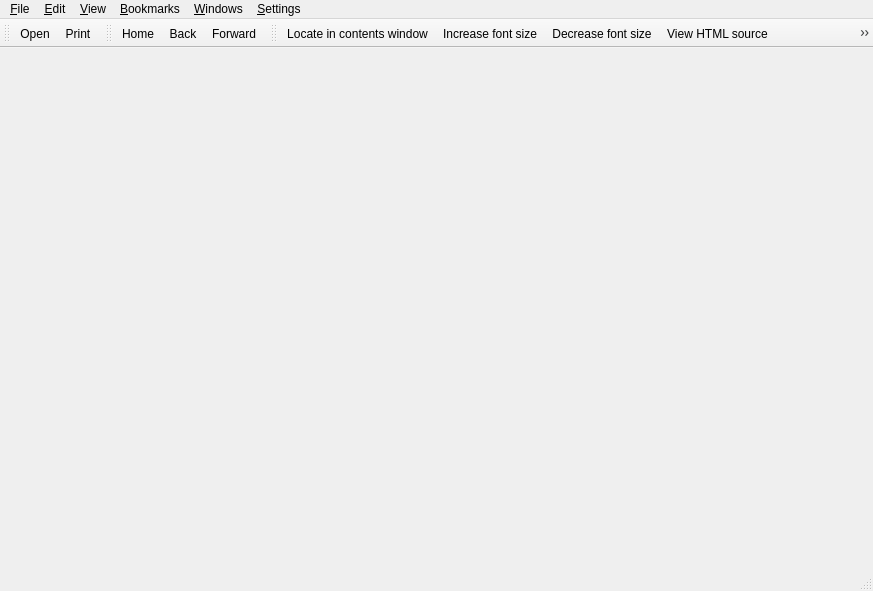
<ui version="4.0" >
 <class>MainWindow</class>
 <widget class="QMainWindow" name="MainWindow" >
  <property name="geometry" >
   <rect>
    <x>0</x>
    <y>0</y>
    <width>873</width>
    <height>591</height>
   </rect>
  </property>
  <property name="windowTitle" >
   <string>kchmviewer</string>
  </property>
  <widget class="QWidget" name="widget" />
  <widget class="QMenuBar" name="menubar" >
   <property name="geometry" >
    <rect>
     <x>0</x>
     <y>0</y>
     <width>873</width>
     <height>28</height>
    </rect>
   </property>
   <widget class="QMenu" name="menu_Settings" >
    <property name="title" >
     <string>&amp;Settings</string>
    </property>
    <addaction name="settings_SettingsAction" />
   </widget>
   <widget class="QMenu" name="menu_Bookmarks" >
    <property name="title" >
     <string>&amp;Bookmarks</string>
    </property>
    <addaction name="bookmark_AddAction" />
    <addaction name="separator" />
   </widget>
   <widget class="QMenu" name="menu_File" >
    <property name="title" >
     <string>&amp;File</string>
    </property>
    <addaction name="file_Open_action" />
    <addaction name="file_Print_action" />
    <addaction name="separator" />
    <addaction name="file_ExtractCHMAction" />
   </widget>
   <widget class="QMenu" name="menu_Edit" >
    <property name="title" >
     <string>&amp;Edit</string>
    </property>
    <addaction name="edit_Copy_action" />
    <addaction name="edit_SelectAll_action" />
    <addaction name="separator" />
    <addaction name="edit_FindAction" />
   </widget>
   <widget class="QMenu" name="menu_View" >
    <property name="title" >
     <string>&amp;View</string>
    </property>
    <addaction name="view_Increase_font_size_action" />
    <addaction name="view_Decrease_font_size_action" />
    <addaction name="view_View_HTML_source_action" />
    <addaction name="separator" />
    <addaction name="view_Toggle_fullscreen_action" />
    <addaction name="view_Toggle_contents_action" />
    <addaction name="view_Locate_in_contents_action" />
    <addaction name="separator" />
    <addaction name="view_Set_encoding_action" />
   </widget>
   <widget class="QMenu" name="menu_Windows" >
    <property name="title" >
     <string>&amp;Windows</string>
    </property>
    <addaction name="action_Close_window" />
    <addaction name="separator" />
   </widget>
   <addaction name="menu_File" />
   <addaction name="menu_Edit" />
   <addaction name="menu_View" />
   <addaction name="menu_Bookmarks" />
   <addaction name="menu_Windows" />
   <addaction name="menu_Settings" />
  </widget>
  <widget class="QToolBar" name="mainToolbar" >
   <property name="orientation" >
    <enum>Qt::Horizontal</enum>
   </property>
   <attribute name="toolBarArea" >
    <number>4</number>
   </attribute>
   <addaction name="file_Open_action" />
   <addaction name="file_Print_action" />
  </widget>
  <widget class="QToolBar" name="navToolbar" >
   <property name="orientation" >
    <enum>Qt::Horizontal</enum>
   </property>
   <attribute name="toolBarArea" >
    <number>4</number>
   </attribute>
   <addaction name="nav_actionHome" />
   <addaction name="nav_action_Back" />
   <addaction name="nav_actionForward" />
  </widget>
  <widget class="QToolBar" name="viewToolbar" >
   <property name="orientation" >
    <enum>Qt::Horizontal</enum>
   </property>
   <attribute name="toolBarArea" >
    <number>4</number>
   </attribute>
   <addaction name="view_Locate_in_contents_action" />
   <addaction name="view_Increase_font_size_action" />
   <addaction name="view_Decrease_font_size_action" />
   <addaction name="view_View_HTML_source_action" />
   <addaction name="bookmark_AddAction" />
   <addaction name="nav_actionPreviousPage" />
   <addaction name="nav_actionNextPageToc" />
  </widget>
  <widget class="QStatusBar" name="mainStatusBar" />
  <action name="file_Print_action" >
   <property name="icon" >
    <iconset resource="resources/images.qrc" >:/images/icon_print.png</iconset>
   </property>
   <property name="text" >
    <string>&amp;Print...</string>
   </property>
   <property name="iconText" >
    <string>Print</string>
   </property>
   <property name="toolTip" >
    <string>Print current page</string>
   </property>
   <property name="whatsThis" >
    <string>Prints currently opened page.</string>
   </property>
   <property name="shortcut" >
    <string>Ctrl+P</string>
   </property>
  </action>
  <action name="file_exit_action" >
   <property name="text" >
    <string>&amp;Quit</string>
   </property>
   <property name="iconText" >
    <string>Exit</string>
   </property>
   <property name="whatsThis" >
    <string>Exits the application</string>
   </property>
   <property name="shortcut" >
    <string>Ctrl+Q</string>
   </property>
  </action>
  <action name="edit_Copy_action" >
   <property name="icon" >
    <iconset resource="resources/images.qrc" >:/images/icon_copy.png</iconset>
   </property>
   <property name="text" >
    <string>C&amp;opy</string>
   </property>
   <property name="iconText" >
    <string>Copy</string>
   </property>
   <property name="whatsThis" >
    <string>Copies selected content to clipboard</string>
   </property>
   <property name="shortcut" >
    <string>Ctrl+C</string>
   </property>
  </action>
  <action name="edit_SelectAll_action" >
   <property name="icon" >
    <iconset>image8</iconset>
   </property>
   <property name="text" >
    <string>&amp;Select All</string>
   </property>
   <property name="iconText" >
    <string>Paste</string>
   </property>
   <property name="whatsThis" >
    <string>Selects everything in the document</string>
   </property>
   <property name="shortcut" >
    <string>Ctrl+V</string>
   </property>
  </action>
  <action name="edit_FindAction" >
   <property name="icon" >
    <iconset resource="resources/images.qrc" >:/images/icon_find.png</iconset>
   </property>
   <property name="text" >
    <string>&amp;Find...</string>
   </property>
   <property name="iconText" >
    <string>Find</string>
   </property>
   <property name="toolTip" >
    <string>Find text in currently opened page</string>
   </property>
   <property name="whatsThis" >
    <string>Enters the Find in page mode</string>
   </property>
   <property name="shortcut" >
    <string>Ctrl+F</string>
   </property>
  </action>
  <action name="file_ExtractCHMAction" >
   <property name="text" >
    <string>E&amp;xtract CHM content...</string>
   </property>
   <property name="toolTip" >
    <string>Extract the CHM content to the directory</string>
   </property>
   <property name="whatsThis" >
    <string>Exctracts the CHM archive content to the specified directory. All the files are extracted.</string>
   </property>
  </action>
  <action name="settings_SettingsAction" >
   <property name="text" >
    <string>&amp;Application settings...</string>
   </property>
   <property name="toolTip" >
    <string>Change the application settings</string>
   </property>
   <property name="whatsThis" >
    <string>Change the application settings</string>
   </property>
  </action>
  <action name="bookmark_AddAction" >
   <property name="icon" >
    <iconset resource="resources/images.qrc" >:/images/icon_add_bookmark.png</iconset>
   </property>
   <property name="text" >
    <string>&amp;Add bookmark</string>
   </property>
   <property name="toolTip" >
    <string>Adds a bookmark for currently opened page</string>
   </property>
   <property name="whatsThis" >
    <string>Adds a bookmark for currently opened page. Remembers the opened page, and scroll position. Bookmarks are accessible through Bookmarks menu or tab.</string>
   </property>
   <property name="shortcut" >
    <string>Ctrl+B</string>
   </property>
  </action>
  <action name="view_Increase_font_size_action" >
   <property name="icon" >
    <iconset resource="resources/images.qrc" >:/images/icon_font_increase.png</iconset>
   </property>
   <property name="text" >
    <string>&amp;Increase font size</string>
   </property>
   <property name="toolTip" >
    <string>Increase the font size</string>
   </property>
   <property name="whatsThis" >
    <string>Increases the document font size. The new font size will be stored.</string>
   </property>
   <property name="shortcut" >
    <string>Ctrl++</string>
   </property>
  </action>
  <action name="view_Decrease_font_size_action" >
   <property name="icon" >
    <iconset resource="resources/images.qrc" >:/images/icon_font_decrease.png</iconset>
   </property>
   <property name="text" >
    <string>&amp;Decrease font size</string>
   </property>
   <property name="toolTip" >
    <string>Decrease the font size</string>
   </property>
   <property name="whatsThis" >
    <string>Decreases the document font size. The new font size will be stored.</string>
   </property>
   <property name="shortcut" >
    <string>Ctrl+-</string>
   </property>
  </action>
  <action name="view_View_HTML_source_action" >
   <property name="icon" >
    <iconset resource="resources/images.qrc" >:/images/icon_view_source.png</iconset>
   </property>
   <property name="text" >
    <string>&amp;View HTML source</string>
   </property>
   <property name="toolTip" >
    <string>View HTML source of current page</string>
   </property>
   <property name="whatsThis" >
    <string>Shows the HTML source of currently opened page</string>
   </property>
   <property name="shortcut" >
    <string>Ctrl+U</string>
   </property>
  </action>
  <action name="view_Toggle_fullscreen_action" >
   <property name="checkable" >
    <bool>true</bool>
   </property>
   <property name="text" >
    <string>Enable &amp;full screen mode</string>
   </property>
   <property name="whatsThis" >
    <string>Enters or leaves the fullscreen mode</string>
   </property>
   <property name="shortcut" >
    <string>F11</string>
   </property>
   <property name="autoRepeat" >
    <bool>false</bool>
   </property>
  </action>
  <action name="view_Toggle_contents_action" >
   <property name="checkable" >
    <bool>true</bool>
   </property>
   <property name="checked" >
    <bool>true</bool>
   </property>
   <property name="text" >
    <string>Enable &amp;side window</string>
   </property>
   <property name="whatsThis" >
    <string>Shows or hides the size window (with Content, Index, Search and Bookmark tabs)</string>
   </property>
   <property name="shortcut" >
    <string>F9</string>
   </property>
   <property name="autoRepeat" >
    <bool>false</bool>
   </property>
  </action>
  <action name="view_Locate_in_contents_action" >
   <property name="icon" >
    <iconset resource="resources/images.qrc" >:/images/icon_locate_in_content.png</iconset>
   </property>
   <property name="text" >
    <string>&amp;Locate in contents window</string>
   </property>
   <property name="toolTip" >
    <string>Locate the current page in contents window</string>
   </property>
   <property name="whatsThis" >
    <string>If the current page is present in the Table of Contents, locate it there. </string>
   </property>
   <property name="shortcut" >
    <string>Ctrl+</string>
   </property>
  </action>
  <action name="view_Set_encoding_action" >
   <property name="text" >
    <string>Set &amp;encoding</string>
   </property>
   <property name="whatsThis" >
    <string>Changes the current document encoding. </string>
   </property>
  </action>
  <action name="file_Open_action" >
   <property name="icon" >
    <iconset resource="resources/images.qrc" >:/images/icon_open_file.png</iconset>
   </property>
   <property name="text" >
    <string>&amp;Open...</string>
   </property>
   <property name="toolTip" >
    <string>Open a CHM file</string>
   </property>
   <property name="whatsThis" >
    <string>Opens a new CHM file</string>
   </property>
  </action>
  <action name="nav_action_Back" >
   <property name="icon" >
    <iconset resource="resources/images.qrc" >:/images/icon_back.png</iconset>
   </property>
   <property name="text" >
    <string>Back</string>
   </property>
   <property name="toolTip" >
    <string>Navigate back</string>
   </property>
   <property name="whatsThis" >
    <string>Navigate back in navigation history</string>
   </property>
  </action>
  <action name="nav_actionForward" >
   <property name="icon" >
    <iconset resource="resources/images.qrc" >:/images/icon_forward.png</iconset>
   </property>
   <property name="text" >
    <string>Forward</string>
   </property>
   <property name="toolTip" >
    <string>Navigate forward</string>
   </property>
   <property name="whatsThis" >
    <string>Navigate forward in navigation history</string>
   </property>
  </action>
  <action name="nav_actionHome" >
   <property name="icon" >
    <iconset resource="resources/images.qrc" >:/images/icon_home.png</iconset>
   </property>
   <property name="text" >
    <string>Home</string>
   </property>
   <property name="toolTip" >
    <string>Navigate home</string>
   </property>
   <property name="whatsThis" >
    <string>Navigate to the document Home page, as specified in the document.</string>
   </property>
  </action>
  <action name="nav_actionPreviousPage" >
   <property name="icon" >
    <iconset resource="resources/images.qrc" >:/images/icon_prev_page.png</iconset>
   </property>
   <property name="text" >
    <string>PreviousPage</string>
   </property>
   <property name="toolTip" >
    <string>Go to the previous page in the Table of Contents</string>
   </property>
   <property name="whatsThis" >
    <string>Go to the previous page in the &lt;b>Table of Contents&lt;/b></string>
   </property>
  </action>
  <action name="nav_actionNextPageToc" >
   <property name="icon" >
    <iconset resource="resources/images.qrc" >:/images/icon_next_page.png</iconset>
   </property>
   <property name="text" >
    <string>NextPageToc</string>
   </property>
   <property name="toolTip" >
    <string>Go to the next page in the Table of Contents</string>
   </property>
   <property name="whatsThis" >
    <string>Go to the next page in the &lt;b>Table of Contents&lt;/b></string>
   </property>
  </action>
  <action name="action_Close_window" >
   <property name="text" >
    <string>&amp;Close window</string>
   </property>
   <property name="toolTip" >
    <string>Close current window</string>
   </property>
   <property name="whatsThis" >
    <string>Closes currently opened window</string>
   </property>
   <property name="shortcut" >
    <string>Ctrl+W</string>
   </property>
  </action>
 </widget>
 <layoutdefault spacing="6" margin="11" />
 <resources>
  <include location="resources/images.qrc" />
 </resources>
 <connections/>
</ui>
